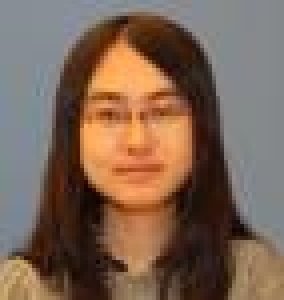
%> input picture PCA_and_ISOMAP/training/10.bmp, 71 x 75 px (shown 4 times larger); its folder holds only this picture in this run
$ octave eigenface_new.m   (GNU Octave 9; MATLAB toolbox functions it lacks are replaced by stand-ins)
%> lines starting %> are read from the running program, lines starting %| are printed output that depends on the picture
% eigenfaces
clear
close all
clc

% read the file
faces = dir('training/*.bmp');
Totalimage = length(faces);


data_raw=[];
irow=65;
icol=65;

%Chosen std and mean.
%It can be any number that it is close to the std and mean of most of the images.
um=100;
ustd=80;

for i = 1 : Totalimage
   image = imread(strcat('training/', faces(i).name));
%> image is the input picture: size 75x71x3 uint8; mean R, G, B 124.1, 100, 83.4
   %  image processoing
   I=rgb2gray(image);  % chage color to gray
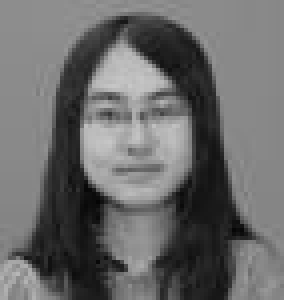
%> I: size 75x71 uint8 (shown 4 times larger); min 5, max 199, mean 105.3
   I=imresize(I,[irow,icol]);
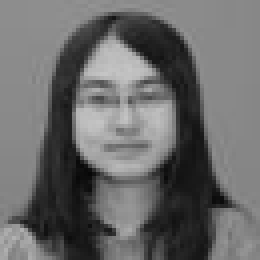
%> I: size 65x65 uint8 (shown 4 times larger); min 7, max 197, mean 105.3
   temp=double(reshape(I',irow*icol,1));
%> temp = 4225 values, max 197 at index 1138, min 7 at index 2818, mean 105.3
   data_raw=[data_raw temp]; % "data_raw" is our orignial dataset size: 4875*172
%> data_raw has the same summary as temp
end


%Here we change the mean and std of all images. We normalize all images.
%This is done to reduce the error due to lighting conditions.
for i=1:size(data_raw,2)
    temp=double(data_raw(:,i));
    m=mean(temp);
    st=std(temp);
    data(:,i)=(temp-m)*ustd/st+um;
end
%> this loop made 1 pass
%> (m, st) on pass 1: (105.3, 50.32)
%> after the loop, data = 4225 values, max 245.8 at index 1138, min -56.33 at index 2818, mean 100


% obtain the mean image
mean_face=mean(data,2);
%> mean_face has the same summary as data
temp_mean=reshape(mean_face,icol, irow);
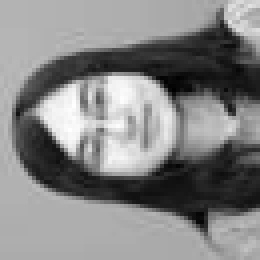
%> temp_mean: size 65x65 double (shown 4 times larger); min -56.33, max 245.8, mean 100; drawn with min black and max white
temp_mean=temp_mean';
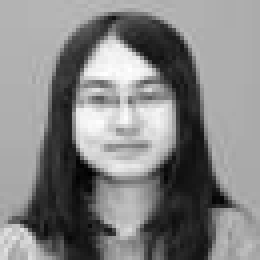
%> temp_mean: size 65x65 double (shown 4 times larger); min -56.33, max 245.8, mean 100; mean of the top-left, top-right, bottom-left and bottom-right quarters 133.5, 113.5, 79.7, 75.1; drawn with min black and max white
figure
imshow(temp_mean/255);
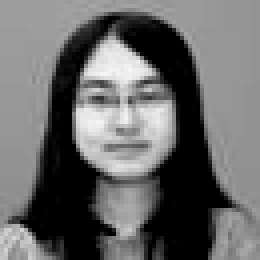
%> displayed picture: size 65x65, on the screen's scale of 0 to 255 (shown 4 times larger); min 0, max 246, mean 104.2
title('Mean Face','fontsize',14)


%reduce the mean
data_C = bsxfun(@minus, data, mean_face);
%> data_C = 4225 values from 0 to 0

%here, instead of calculating eigenvectors of data_C*data_C',
% we calculate the eigenvectors of data_C'*data_C

L=data_C'*data_C;
%> L = 0
[vv dd]=eig(L);
%> vv = 1; dd = 0
% Sort and eliminate those whose eigenvalue is zero
v=[];
d=[];
for i=1:size(vv,2)
        v=[v vv(:,i)];
        d=[d dd(i,i)];
 end
%> this loop made 1 pass
%> (v, d) on pass 1: (1, 0)

 %sort,  will return an ascending sequence
 [B index]=sort(d);
%> B = 0; index = 1
 ind=zeros(size(index));
 dtemp=zeros(size(index));
 vtemp=zeros(size(v));
 len=length(index);
%> len = 1
 for i=1:len
    dtemp(i)=B(len+1-i);
    ind(i)=len+1-index(i);
    vtemp(:,ind(i))=v(:,i);
 end
%> this loop made 1 pass
 d=dtemp;
 v=vtemp;


%Normalization of eigenvectors
 for i=1:size(v,2)       %access each column
   kk=v(:,i);
   temp=sqrt(sum(kk.^2));
   v(:,i)=v(:,i)./temp;
end
%> this loop made 1 pass
%> (kk, temp) on pass 1: (1, 1)

%Eigenvectors of C matrix
u=[];
for i=1:size(v,2)
    temp=sqrt(d(i));
    u=[u (data_C*v(:,i))./temp];
end
%> this loop made 1 pass
%> temp on pass 1: 0

%Normalization of eigenvectors
for i=1:size(u,2)
   kk=u(:,i);
   temp=sqrt(sum(kk.^2));
   u(:,i)=u(:,i)./temp;
end
%> this loop made 1 pass
%> temp on pass 1: NaN


% show the first K=6 eigenfaces
figure
K=6;
for i=1:K
  subplot(2,3,i)% eigenface
%> (the run ends here)

$ run again, on PCA_and_ISOMAP/training/103.bmp
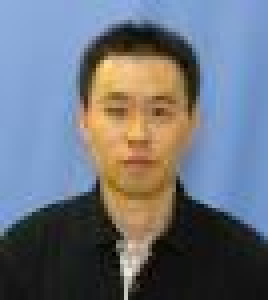
%> input picture PCA_and_ISOMAP/training/103.bmp, 67 x 75 px (shown 4 times larger)
%> image is the input picture: size 75x67x3 uint8; mean R, G, B 106.9, 113.5, 124.3
%> `I=imresize(I,[irow,icol]);`:
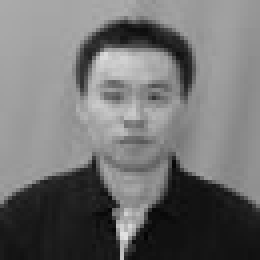
%> I: size 65x65 uint8 (shown 4 times larger); min 4, max 226, mean 112.7
%> `temp=double(reshape(I',irow*icol,1));`: temp = 4225 values, max 226 at index 3867, min 4 at index 3872, mean 112.7
%> data_raw has the same summary as temp
%> the loop `for i=1:size(data_raw,2)` made 1 pass
%> (m, st) on pass 1: (112.7, 59.68)
%> after the loop `for i=1:size(data_raw,2)`: data = 4225 values, max 251.8 at index 3867, min -45.75 at index 3872, mean 100
%> mean_face has the same summary as data
%> `imshow(temp_mean/255);`:
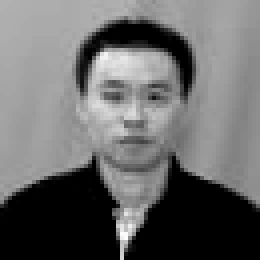
%> displayed picture: size 65x65, on the screen's scale of 0 to 255 (shown 4 times larger); min 0, max 252, mean 105.1
%> data_C = 4225 values from 0 to 0
%> L = 0
%> vv = 1; dd = 0
%> the loop `for i=1:size(vv,2)` made 1 pass
%> (v, d) on pass 1: (1, 0)
%> index = 1
%> the loop `for i=1:len` made 1 pass
%> the loop `for i=1:size(v,2)` made 1 pass
%> (kk, temp) on pass 1: (1, 1)
%> the loop `for i=1:size(v,2)` made 1 pass
%> temp on pass 1: 0
%> the loop `for i=1:size(u,2)` made 1 pass
%> temp on pass 1: NaN

$ run again, on PCA_and_ISOMAP/training/104.bmp
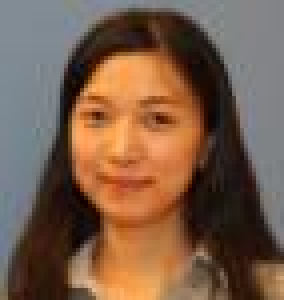
%> input picture PCA_and_ISOMAP/training/104.bmp, 71 x 75 px (shown 4 times larger)
%> image is the input picture: size 75x71x3 uint8; mean R, G, B 121.8, 92.9, 73.4
%> `I=imresize(I,[irow,icol]);`:
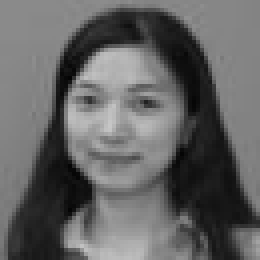
%> I: size 65x65 uint8 (shown 4 times larger); min 4, max 198, mean 99.3
%> `temp=double(reshape(I',irow*icol,1));`: temp = 4225 values, max 198 at index 2043, min 4 at index 1253, mean 99.31
%> data_raw has the same summary as temp
%> the loop `for i=1:size(data_raw,2)` made 1 pass
%> (m, st) on pass 1: (99.31, 51.34)
%> after the loop `for i=1:size(data_raw,2)`: data = 4225 values, max 253.8 at index 2043, min -48.51 at index 1253, mean 100
%> mean_face has the same summary as data
%> `imshow(temp_mean/255);`:
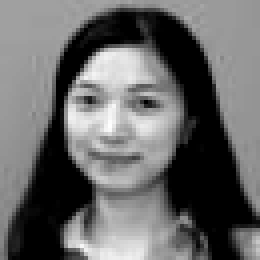
%> displayed picture: size 65x65, on the screen's scale of 0 to 255 (shown 4 times larger); min 0, max 254, mean 103.6
%> data_C = 4225 values from 0 to 0
%> L = 0
%> vv = 1; dd = 0
%> the loop `for i=1:size(vv,2)` made 1 pass
%> (v, d) on pass 1: (1, 0)
%> index = 1
%> the loop `for i=1:len` made 1 pass
%> the loop `for i=1:size(v,2)` made 1 pass
%> (kk, temp) on pass 1: (1, 1)
%> the loop `for i=1:size(v,2)` made 1 pass
%> temp on pass 1: 0
%> the loop `for i=1:size(u,2)` made 1 pass
%> temp on pass 1: NaN

$ run again, on PCA_and_ISOMAP/training/105.bmp
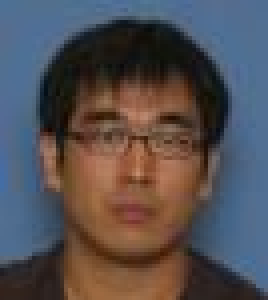
%> input picture PCA_and_ISOMAP/training/105.bmp, 67 x 75 px (shown 4 times larger)
%> image is the input picture: size 75x67x3 uint8; mean R, G, B 84.6, 79, 82
%> `I=imresize(I,[irow,icol]);`:
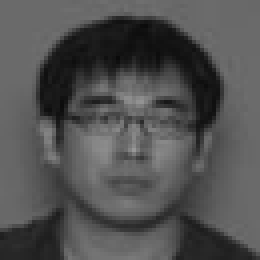
%> I: size 65x65 uint8 (shown 4 times larger); min 10, max 152, mean 81
%> `temp=double(reshape(I',irow*icol,1));`: temp = 4225 values, max 152 at index 2439, min 10 at index 940, mean 81.04
%> data_raw has the same summary as temp
%> the loop `for i=1:size(data_raw,2)` made 1 pass
%> (m, st) on pass 1: (81.04, 31.52)
%> after the loop `for i=1:size(data_raw,2)`: data = 4225 values, max 280.1 at index 2439, min -80.28 at index 940, mean 100
%> mean_face has the same summary as data
%> `imshow(temp_mean/255);`:
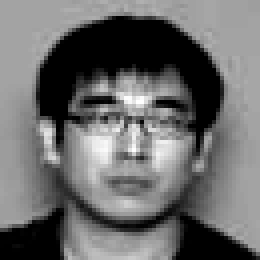
%> displayed picture: size 65x65, on the screen's scale of 0 to 255 (shown 4 times larger); min 0, max 255, mean 106.8
%> data_C = 4225 values from 0 to 0
%> L = 0
%> vv = 1; dd = 0
%> the loop `for i=1:size(vv,2)` made 1 pass
%> (v, d) on pass 1: (1, 0)
%> index = 1
%> the loop `for i=1:len` made 1 pass
%> the loop `for i=1:size(v,2)` made 1 pass
%> (kk, temp) on pass 1: (1, 1)
%> the loop `for i=1:size(v,2)` made 1 pass
%> temp on pass 1: 0
%> the loop `for i=1:size(u,2)` made 1 pass
%> temp on pass 1: NaN
